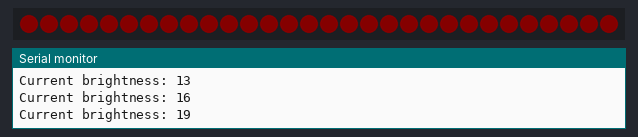
This sketch was run on a simulated Arduino Uno, built with avr-gcc and run on an emulated ATmega328P. On the bench: 30 RGB LEDs in strip order, left to right, the last lines printed to the serial monitor. Dim RGB values are drawn brighter than linear.

Above: at 0.15 s.
At 2.26 s:
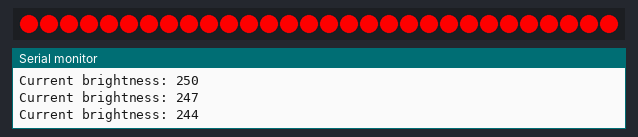

The sketch:

testsallemagierouge.ino
```cpp
#include <FastLED.h>

#define LED_PIN     9
#define NUM_LEDS    30
#define BRIGHTNESS  255
#define LED_TYPE    WS2812B
#define COLOR_ORDER GRB

CRGB leds[NUM_LEDS];

// Variables for the pulse effect
uint8_t pulseSpeed = 3;  // Smaller values for slower pulse
uint8_t minBrightness = 4; // Minimum brightness
uint8_t maxBrightness = 255; // Maximum brightness
int8_t brightnessDirection = 1;
uint8_t brightness = minBrightness;

void setup() {
  Serial.begin(9600); // Initialiser la communication série pour le débogage
  Serial.println("Initialisation...");
  FastLED.addLeds<LED_TYPE, LED_PIN, COLOR_ORDER>(leds, NUM_LEDS).setCorrection(TypicalLEDStrip);
  FastLED.setBrightness(BRIGHTNESS);
  Serial.println("Initialisation terminée.");
}

void loop() {
  // Update brightness for pulse effect
  brightness += brightnessDirection * pulseSpeed;
  if (brightness >= maxBrightness || brightness <= minBrightness) {
    brightnessDirection = -brightnessDirection;  // Change direction
    brightness += brightnessDirection * pulseSpeed;
  }

  // Update LEDs
  for(int i = 0; i < NUM_LEDS; i++) {
     leds[i] = CRGB(brightness, 0, 0);  // Red with pulsing brightness
  }

  FastLED.show();
  delay(20);  // Adjust the delay to change the pulse speed

  // Debugging output
  Serial.print("Current brightness: ");
  Serial.println(brightness);
}
```

Measured:
- by itself, everything shown: repeats every 4.2 s, in 14 steps
